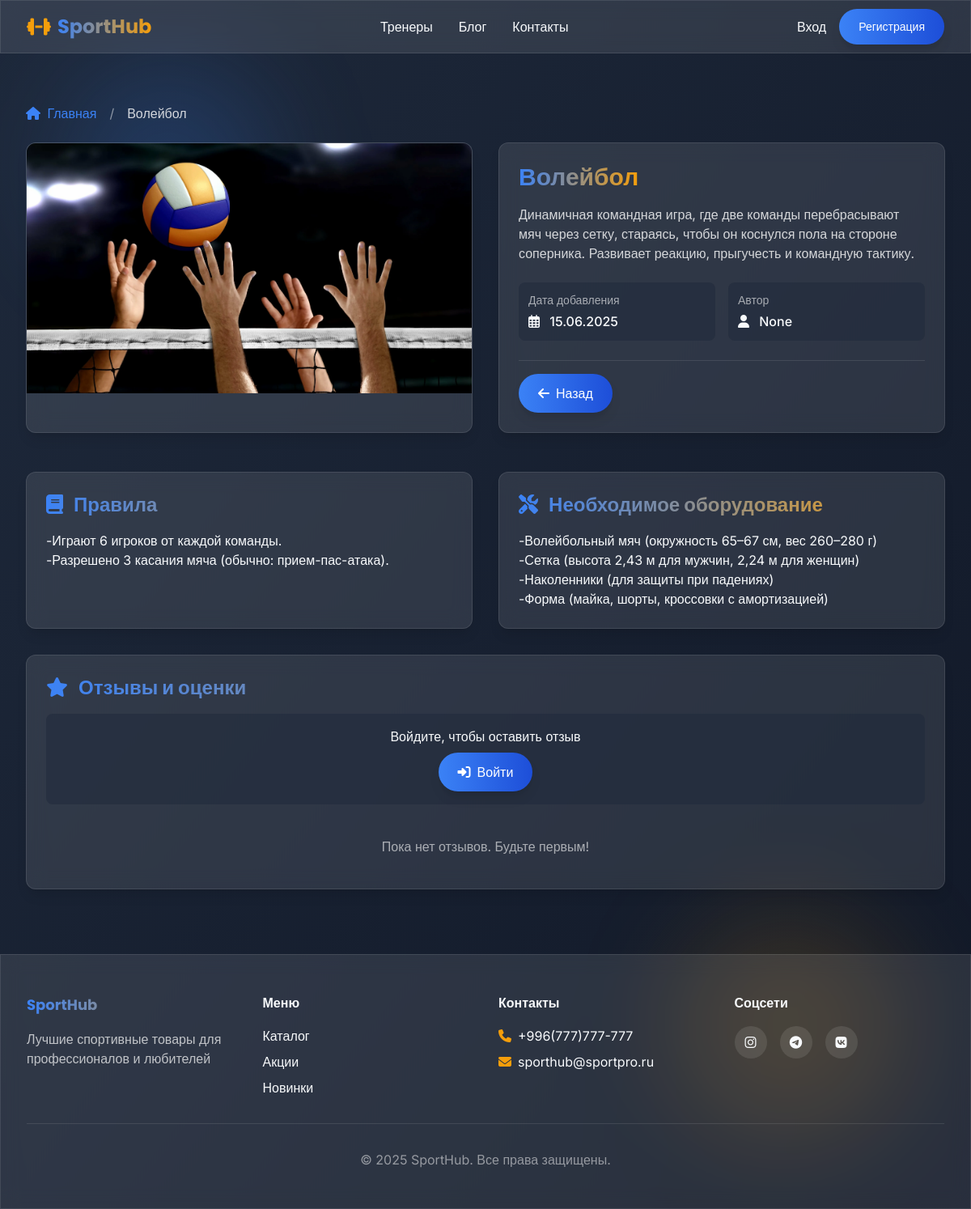
/6/, run on the app's committed database.
### sport_app/models.py (models this page shows, shortened)
class SportCategory(models.Model):
    name = models.CharField(
        _('name'),
        max_length=100,
        help_text=_('Enter the name of the sport')
    )
    description = models.TextField(
        _('description'),
        help_text=_('Describe the sport')
    )
    image = models.ImageField(
        _('image'),
        upload_to='sports/',
        blank=True,
        null=True,
        help_text=_('Upload an image for the sport')
    )
    rules = models.TextField(
        _('rules'),
        blank=True,
        help_text=_('Enter the basic rules of the sport')
    )
    equipment = models.TextField(
        _('required equipment'),
        blank=True,
        help_text=_('List the required equipment')
    )
    popular_countries = models.CharField(
        _('popular countries'),
        max_length=255,
        blank=True,
        help_text=_('List countries where this sport is popular')
    )
    is_olympic = models.BooleanField(
        _('Olympic sport'),
        default=False,
        help_text=_('Is this an Olympic sport?')
    )
    created_at = models.DateTimeField(
        _('created at'),
        auto_now_add=True
    )
    category = models.ForeignKey(
        Category,
        on_delete=models.CASCADE,
        related_name='sports',
        verbose_name=_('category'),
        blank=True,
        null=True
    )
    updated_at = models.DateTimeField(
        _('updated at'),
        auto_now=True
    )
    author = models.ForeignKey(
        User,
        on_delete=models.CASCADE,
        related_name='sports',
        verbose_name=_('author')
    )
    class Meta:
        verbose_name = _('sport category')
        verbose_name_plural = _('sport categories')
        ordering = ['-created_at']
    def average_rating(self):
        return self.reviews.aggregate(Avg('rating'))['rating__avg'] or 0

### sport_app/views.py (the view)
# urls.py: path('<int:pk>/', SportDetailView.as_view(), name='sport_detail'),
class SportDetailView(DetailView):
    model = SportCategory
    template_name = 'sport_app/sport_detail.html'
    context_object_name = 'sport'
    def get_context_data(self, **kwargs):
        context = super().get_context_data(**kwargs)
        context['sport'].user_rating = self.object.average_rating()
        return context

### sport_app/templates/sport_app/sport_detail.html (shortened to what this page needs)
{% extends 'base.html' %}
{% load static %}
{% block content %}
<div class="max-w-7xl mx-auto px-4 sm:px-6 lg:px-8 py-8 animate-fade-in">
    <nav class="flex mb-6" aria-label="Breadcrumb">
        <ol class="inline-flex items-center space-x-2">
            <li>
                <a href="{% url 'sport_app:sport_list' %}" class="text-sport-primary hover:text-sport-accent transition-colors">
                    <i class="fas fa-home mr-1"></i> Главная
                </a>
            </li>
            <li>
                <span class="text-white/50 mx-2">/</span>
            </li>
            <li class="text-white/80" aria-current="page">
                {{ sport.name }}
            </li>
        </ol>
    </nav>
    <div class="grid grid-cols-1 lg:grid-cols-2 gap-8 mb-12">
        <div class="bg-glass rounded-xl overflow-hidden shadow-lg">
            {% if sport.image %}
            <img src="{{ sport.image.url }}" alt="{{ sport.name }}"
                 class="w-full h-auto max-h-96 object-cover">
            {% else %}
            <div class="h-96 bg-sport-dark/50 flex items-center justify-center">
                <i class="fas fa-image text-6xl text-white/30"></i>
            </div>
            {% endif %}
        </div>
        <div class="bg-glass rounded-xl p-6 shadow-lg">
            <div class="flex justify-between items-start mb-4">
                <h1 class="text-3xl font-display font-bold text-gradient">{{ sport.name }}</h1>
            </div>
            <div class="prose prose-invert max-w-none mb-6">
                <p class="text-white/80">{{ sport.description }}</p>
            </div>
            <div class="grid grid-cols-2 gap-4 mb-6">
                <div class="bg-sport-dark/50 rounded-lg p-3">
                    <h3 class="text-sm text-white/60 mb-1">Дата добавления</h3>
                    <p class="font-medium">
                        <i class="far fa-calendar-alt mr-2"></i> {{ sport.created_at|date:"d.m.Y" }}
                    </p>
                </div>
                <div class="bg-sport-dark/50 rounded-lg p-3">
                    <h3 class="text-sm text-white/60 mb-1">Автор</h3>
                    <p class="font-medium">
                        <i class="fas fa-user mr-2"></i> {{ sport.author.username }}
                    </p>
                </div>
            </div>
            <div class="flex space-x-3 pt-4 border-t border-white/10">
                <a href="{% url 'sport_app:sport_list' %}"
                   class="btn-primary flex items-center px-4 py-2 bg-white/10 hover:bg-white/20">
                    <i class="fas fa-arrow-left mr-2"></i> Назад
                </a>
            </div>
        </div>
    </div>
    <div class="grid grid-cols-1 lg:grid-cols-2 gap-8">
        {% if sport.rules %}
        <div class="bg-glass rounded-xl p-6 shadow-lg">
            <h2 class="text-2xl font-display font-bold mb-4 text-gradient">
                <i class="fas fa-book mr-2"></i> Правила
            </h2>
            <div class="prose prose-invert max-w-none">
                {{ sport.rules|linebreaks }}
            </div>
        </div>
        {% endif %}
        {% if sport.equipment %}
        <div class="bg-glass rounded-xl p-6 shadow-lg">
            <h2 class="text-2xl font-display font-bold mb-4 text-gradient">
                <i class="fas fa-tools mr-2"></i> Необходимое оборудование
            </h2>
            <div class="prose prose-invert max-w-none">
                {{ sport.equipment|linebreaks }}
            </div>
        </div>
        {% endif %}
    </div>
    <div class="bg-glass rounded-xl p-6 shadow-lg mt-8">
        <h2 class="text-2xl font-display font-bold mb-4 text-gradient">
            <i class="fas fa-star mr-2"></i> Отзывы и оценки
        </h2>
        {% if user.is_authenticated %}
            {% csrf_token %}
            <div class="mb-4">
                <label class="block text-sm font-medium mb-2">Ваша оценка</label>
                <div class="flex space-x-1">
                    {% for i in "12345" %}
                    <button type="submit" name="rating" value="{{ i }}" class="text-2xl hover:scale-110 transition-transform">
                        {% if i|add:"0" <= sport.user_rating %}
                        <i class="fas fa-star text-yellow-400"></i>
                        {% else %}
                        <i class="far fa-star text-yellow-400"></i>
                        {% endif %}
                    </button>
                    {% endfor %}
                </div>
            </div>
            <div class="mb-4">
                <textarea name="comment" rows="3"
                          class="w-full bg-white/5 border border-white/10 rounded-lg px-4 py-3 text-white focus:ring-2 focus:ring-sport-primary focus:border-transparent outline-none transition-all"
                          placeholder="Ваш комментарий..."></textarea>
            </div>
            <button type="submit" class="btn-primary px-4 py-2">
                <i class="fas fa-paper-plane mr-2"></i> Отправить отзыв
            </button>
        </form>
        {% else %}
        <div class="bg-sport-dark/50 rounded-lg p-4 mb-6 text-center">
            <p class="mb-2">Войдите, чтобы оставить отзыв</p>
            <a href="{% url 'users_app:login' %}?next={% url 'sport_app:sport_detail' sport.id %}"
               class="btn-primary inline-flex items-center px-4 py-2">
                <i class="fas fa-sign-in-alt mr-2"></i> Войти
            </a>
        </div>
        {% endif %}
        <div class="space-y-4">
            {% for review in sport.reviews.all %}
            <div class="bg-sport-dark/30 rounded-lg p-4">
                <div class="flex justify-between items-center mb-2">
                    <div class="font-medium">{{ review.user.username }}</div>
                    <div class="text-sm text-white/60">{{ review.created_at|date:"d.m.Y H:i" }}</div>
                </div>
                <div class="flex mb-2">
                    {% for i in "12345" %}
                    {% if i|add:"0" <= review.rating %}
                    <i class="fas fa-star text-yellow-400"></i>
                    {% else %}
                    <i class="far fa-star text-yellow-400"></i>
                    {% endif %}
                    {% endfor %}
                </div>
                {% if review.comment %}
                <p class="text-white/80">{{ review.comment }}</p>
                {% endif %}
            </div>
            {% empty %}
            <p class="text-center text-white/60 py-4">Пока нет отзывов. Будьте первым!</p>
            {% endfor %}
        </div>
    </div>
</div>
{% endblock %}

### templates/base.html (style rules this page uses)
::placeholder { color: #666 !important; }

### data on the page
SportCategory: name "Волейбол", image (picture), description "Динамичная командная игра, где две команды перебрасывают мяч через сетку, стараясь, чтобы он коснулся пола на стороне соперника. Развивает реакцию, прыгучесть и командную тактику.", created_at "15.06.2025", author.username "None", rules "-Играют 6 игроков от каждой команды. -Разрешено 3 касания мяча (обычно: прием-пас-атака).", equipment "-Волейбольный мяч (окружность 65–67 см, вес 260–280 г) -Сетка (высота 2,43 м для мужчин, 2,24 м для женщин) -Наколенники (для защиты при падениях) -Форма (майка, шорты, кроссовки с амортизацией)"
